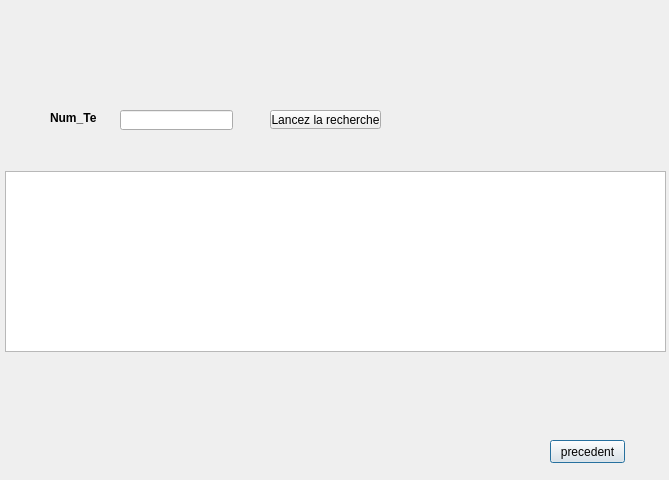
<?xml version="1.0" encoding="UTF-8"?>
<ui version="4.0">
 <class>rechercherclient</class>
 <widget class="QDialog" name="rechercherclient">
  <property name="geometry">
   <rect>
    <x>0</x>
    <y>0</y>
    <width>669</width>
    <height>480</height>
   </rect>
  </property>
  <property name="windowTitle">
   <string>Dialog</string>
  </property>
  <widget class="QPushButton" name="RCprecedentPB">
   <property name="geometry">
    <rect>
     <x>550</x>
     <y>440</y>
     <width>75</width>
     <height>23</height>
    </rect>
   </property>
   <property name="text">
    <string>precedent</string>
   </property>
  </widget>
  <widget class="QLineEdit" name="numberr">
   <property name="geometry">
    <rect>
     <x>120</x>
     <y>110</y>
     <width>113</width>
     <height>20</height>
    </rect>
   </property>
  </widget>
  <widget class="QToolButton" name="recherche">
   <property name="geometry">
    <rect>
     <x>270</x>
     <y>110</y>
     <width>111</width>
     <height>19</height>
    </rect>
   </property>
   <property name="text">
    <string>Lancez la recherche</string>
   </property>
  </widget>
  <widget class="QLabel" name="label_3">
   <property name="geometry">
    <rect>
     <x>50</x>
     <y>110</y>
     <width>46</width>
     <height>16</height>
    </rect>
   </property>
   <property name="font">
    <font>
     <weight>75</weight>
     <bold>true</bold>
    </font>
   </property>
   <property name="text">
    <string>Num_Tel</string>
   </property>
  </widget>
  <widget class="QTableView" name="rechview">
   <property name="geometry">
    <rect>
     <x>5</x>
     <y>171</y>
     <width>661</width>
     <height>181</height>
    </rect>
   </property>
  </widget>
 </widget>
 <resources/>
 <connections/>
</ui>
